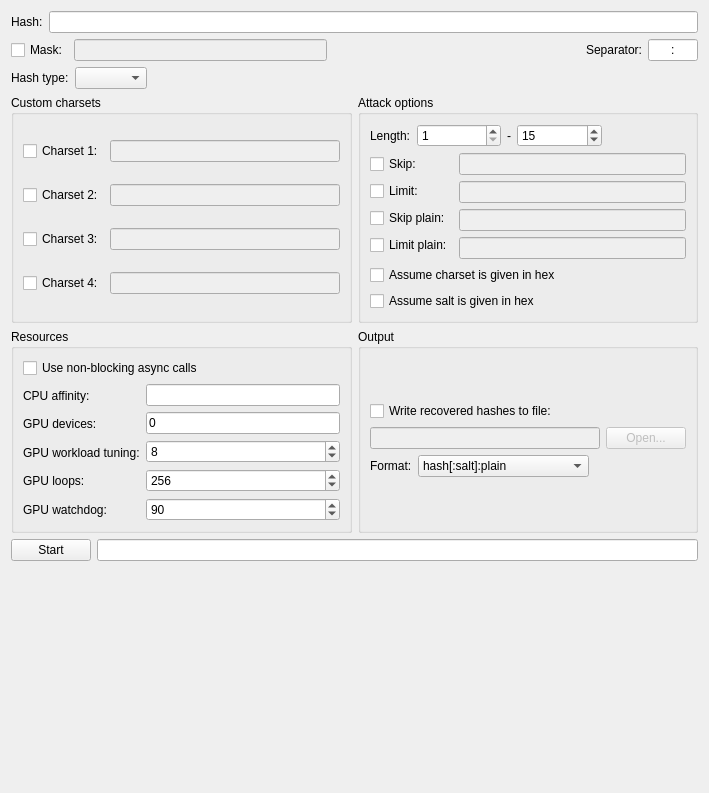
          <widget class="QWidget" name="scrollAreaWidgetContents_3">
           <property name="geometry">
            <rect>
             <x>0</x>
             <y>0</y>
             <width>709</width>
             <height>793</height>
            </rect>
           </property>
           <layout class="QVBoxLayout" name="verticalLayout_37">
            <item>
             <layout class="QHBoxLayout" name="horizontalLayout_47">
              <item>
               <widget class="QLabel" name="label_oclhclite_hash">
                <property name="text">
                 <string>Hash:</string>
                </property>
               </widget>
              </item>
              <item>
               <widget class="QLineEdit" name="lineEdit_oclhclite_hash">
                <property name="enabled">
                 <bool>true</bool>
                </property>
                <property name="text">
                 <string/>
                </property>
                <property name="readOnly">
                 <bool>false</bool>
                </property>
               </widget>
              </item>
             </layout>
            </item>
            <item>
             <layout class="QHBoxLayout" name="horizontalLayout_19">
              <item>
               <widget class="QCheckBox" name="checkBox_oclhclite_mask">
                <property name="text">
                 <string>Mask:</string>
                </property>
               </widget>
              </item>
              <item>
               <widget class="QLineEdit" name="lineEdit_oclhclite_mask">
                <property name="enabled">
                 <bool>false</bool>
                </property>
                <property name="toolTip">
                 <string>Built-in charsets:

  ?l = abcdefghijklmnopqrstuvwxyz
  ?u = ABCDEFGHIJKLMNOPQRSTUVWXYZ
  ?d = 0123456789
  ?s =  !&quot;#$%&amp;'()*+,-./:;&lt;=&gt;?@[\]^_`{|}~
  ?h = 8 bit characters from 0xc0 - 0xff
  ?D = 8 bit characters from german alphabet
  ?F = 8 bit characters from french alphabet
  ?R = 8 bit characters from russian alphabet</string>
                </property>
                <property name="text">
                 <string/>
                </property>
                <property name="readOnly">
                 <bool>false</bool>
                </property>
               </widget>
              </item>
              <item>
               <spacer name="horizontalSpacer">
                <property name="orientation">
                 <enum>Qt::Horizontal</enum>
                </property>
                <property name="sizeHint" stdset="0">
                 <size>
                  <width>40</width>
                  <height>20</height>
                 </size>
                </property>
               </spacer>
              </item>
              <item>
               <widget class="QLabel" name="label_oclhclite_separator">
                <property name="text">
                 <string>Separator:</string>
                </property>
               </widget>
              </item>
              <item>
               <widget class="QLineEdit" name="lineEdit_oclhclite_separator">
                <property name="sizePolicy">
                 <sizepolicy hsizetype="Fixed" vsizetype="Preferred">
                  <horstretch>0</horstretch>
                  <verstretch>0</verstretch>
                 </sizepolicy>
                </property>
                <property name="maximumSize">
                 <size>
                  <width>50</width>
                  <height>16777215</height>
                 </size>
                </property>
                <property name="text">
                 <string>:</string>
                </property>
                <property name="maxLength">
                 <number>1</number>
                </property>
                <property name="frame">
                 <bool>true</bool>
                </property>
                <property name="alignment">
                 <set>Qt::AlignCenter</set>
                </property>
               </widget>
              </item>
             </layout>
            </item>
            <item>
             <layout class="QHBoxLayout" name="horizontalLayout_59">
              <item>
               <widget class="QLabel" name="label_oclhclite_hash_2">
                <property name="sizePolicy">
                 <sizepolicy hsizetype="Preferred" vsizetype="Preferred">
                  <horstretch>0</horstretch>
                  <verstretch>0</verstretch>
                 </sizepolicy>
                </property>
                <property name="text">
                 <string>Hash type:</string>
                </property>
               </widget>
              </item>
              <item>
               <widget class="QComboBox" name="comboBox_oclhclite_hash"/>
              </item>
              <item>
               <spacer name="horizontalSpacer_19">
                <property name="orientation">
                 <enum>Qt::Horizontal</enum>
                </property>
                <property name="sizeHint" stdset="0">
                 <size>
                  <width>40</width>
                  <height>20</height>
                 </size>
                </property>
               </spacer>
              </item>
             </layout>
            </item>
            <item>
             <layout class="QHBoxLayout" name="horizontalLayout_18">
              <item>
               <widget class="QGroupBox" name="groupBox_oclhclite_custom_charset">
                <property name="title">
                 <string>Custom charsets</string>
                </property>
                <layout class="QGridLayout" name="gridLayout_22">
                 <item row="0" column="0">
                  <layout class="QHBoxLayout" name="horizontalLayout_54">
                   <item>
                    <widget class="QCheckBox" name="checkBox_oclhclite_custom1">
                     <property name="text">
                      <string>Charset 1:</string>
                     </property>
                     <property name="checked">
                      <bool>false</bool>
                     </property>
                    </widget>
                   </item>
                   <item>
                    <widget class="QLineEdit" name="lineEdit_oclhclite_custom1">
                     <property name="enabled">
                      <bool>false</bool>
                     </property>
                     <property name="minimumSize">
                      <size>
                       <width>150</width>
                       <height>0</height>
                      </size>
                     </property>
                     <property name="toolTip">
                      <string>Built-in charsets:

  ?l = abcdefghijklmnopqrstuvwxyz
  ?u = ABCDEFGHIJKLMNOPQRSTUVWXYZ
  ?d = 0123456789
  ?s =  !&quot;#$%&amp;'()*+,-./:;&lt;=&gt;?@[\]^_`{|}~
  ?h = 8 bit characters from 0xc0 - 0xff
  ?D = 8 bit characters from german alphabet
  ?F = 8 bit characters from french alphabet
  ?R = 8 bit characters from russian alphabet</string>
                     </property>
                     <property name="text">
                      <string/>
                     </property>
                    </widget>
                   </item>
                  </layout>
                 </item>
                 <item row="1" column="0">
                  <layout class="QHBoxLayout" name="horizontalLayout_55">
                   <item>
                    <widget class="QCheckBox" name="checkBox_oclhclite_custom2">
                     <property name="text">
                      <string>Charset 2:</string>
                     </property>
                     <property name="checked">
                      <bool>false</bool>
                     </property>
                    </widget>
                   </item>
                   <item>
                    <widget class="QLineEdit" name="lineEdit_oclhclite_custom2">
                     <property name="enabled">
                      <bool>false</bool>
                     </property>
                     <property name="minimumSize">
                      <size>
                       <width>150</width>
                       <height>0</height>
                      </size>
                     </property>
                     <property name="toolTip">
                      <string>Built-in charsets:

  ?l = abcdefghijklmnopqrstuvwxyz
  ?u = ABCDEFGHIJKLMNOPQRSTUVWXYZ
  ?d = 0123456789
  ?s =  !&quot;#$%&amp;'()*+,-./:;&lt;=&gt;?@[\]^_`{|}~
  ?h = 8 bit characters from 0xc0 - 0xff
  ?D = 8 bit characters from german alphabet
  ?F = 8 bit characters from french alphabet
  ?R = 8 bit characters from russian alphabet</string>
                     </property>
                     <property name="text">
                      <string/>
                     </property>
                    </widget>
                   </item>
                  </layout>
                 </item>
                 <item row="2" column="0">
                  <layout class="QHBoxLayout" name="horizontalLayout_56">
                   <item>
                    <widget class="QCheckBox" name="checkBox_oclhclite_custom3">
                     <property name="text">
                      <string>Charset 3:</string>
                     </property>
                     <property name="checked">
                      <bool>false</bool>
                     </property>
                    </widget>
                   </item>
                   <item>
                    <widget class="QLineEdit" name="lineEdit_oclhclite_custom3">
                     <property name="enabled">
                      <bool>false</bool>
                     </property>
                     <property name="minimumSize">
                      <size>
                       <width>150</width>
                       <height>0</height>
                      </size>
                     </property>
                     <property name="toolTip">
                      <string>Built-in charsets:

  ?l = abcdefghijklmnopqrstuvwxyz
  ?u = ABCDEFGHIJKLMNOPQRSTUVWXYZ
  ?d = 0123456789
  ?s =  !&quot;#$%&amp;'()*+,-./:;&lt;=&gt;?@[\]^_`{|}~
  ?h = 8 bit characters from 0xc0 - 0xff
  ?D = 8 bit characters from german alphabet
  ?F = 8 bit characters from french alphabet
  ?R = 8 bit characters from russian alphabet</string>
                     </property>
                     <property name="text">
                      <string/>
                     </property>
                    </widget>
                   </item>
                  </layout>
                 </item>
                 <item row="3" column="0">
                  <layout class="QHBoxLayout" name="horizontalLayout_57">
                   <item>
                    <widget class="QCheckBox" name="checkBox_oclhclite_custom4">
                     <property name="text">
                      <string>Charset 4:</string>
                     </property>
                    </widget>
                   </item>
                   <item>
                    <widget class="QLineEdit" name="lineEdit_oclhclite_custom4">
                     <property name="enabled">
                      <bool>false</bool>
                     </property>
                     <property name="minimumSize">
                      <size>
                       <width>150</width>
                       <height>0</height>
                      </size>
                     </property>
                     <property name="toolTip">
                      <string>Built-in charsets:

  ?l = abcdefghijklmnopqrstuvwxyz
  ?u = ABCDEFGHIJKLMNOPQRSTUVWXYZ
  ?d = 0123456789
  ?s =  !&quot;#$%&amp;'()*+,-./:;&lt;=&gt;?@[\]^_`{|}~
  ?h = 8 bit characters from 0xc0 - 0xff
  ?D = 8 bit characters from german alphabet
  ?F = 8 bit characters from french alphabet
  ?R = 8 bit characters from russian alphabet</string>
                     </property>
                    </widget>
                   </item>
                  </layout>
                 </item>
                </layout>
               </widget>
              </item>
              <item>
               <widget class="QGroupBox" name="groupBox_oclhclite_attack_options">
                <property name="title">
                 <string>Attack options</string>
                </property>
                <layout class="QVBoxLayout" name="verticalLayout_14">
                 <item>
                  <layout class="QHBoxLayout" name="horizontalLayout_53">
                   <item>
                    <widget class="QLabel" name="label_oclhclite_password">
                     <property name="text">
                      <string>Length:</string>
                     </property>
                    </widget>
                   </item>
                   <item>
                    <widget class="QSpinBox" name="spinBox_oclhclite_password_min">
                     <property name="sizePolicy">
                      <sizepolicy hsizetype="Expanding" vsizetype="Fixed">
                       <horstretch>0</horstretch>
                       <verstretch>0</verstretch>
                      </sizepolicy>
                     </property>
                     <property name="minimum">
                      <number>1</number>
                     </property>
                     <property name="maximum">
                      <number>15</number>
                     </property>
                     <property name="value">
                      <number>1</number>
                     </property>
                    </widget>
                   </item>
                   <item>
                    <widget class="QLabel" name="label_oclhclite_password_to">
                     <property name="text">
                      <string>-</string>
                     </property>
                    </widget>
                   </item>
                   <item>
                    <widget class="QSpinBox" name="spinBox_oclhclite_password_max">
                     <property name="sizePolicy">
                      <sizepolicy hsizetype="Expanding" vsizetype="Fixed">
                       <horstretch>0</horstretch>
                       <verstretch>0</verstretch>
                      </sizepolicy>
                     </property>
                     <property name="minimum">
                      <number>4</number>
                     </property>
                     <property name="maximum">
                      <number>55</number>
                     </property>
                     <property name="value">
                      <number>15</number>
                     </property>
                    </widget>
                   </item>
                   <item>
                    <spacer name="horizontalSpacer_18">
                     <property name="orientation">
                      <enum>Qt::Horizontal</enum>
                     </property>
                     <property name="sizeHint" stdset="0">
                      <size>
                       <width>40</width>
                       <height>20</height>
                      </size>
                     </property>
                    </spacer>
                   </item>
                  </layout>
                 </item>
                 <item>
                  <layout class="QHBoxLayout" name="horizontalLayout_10">
                   <item>
                    <layout class="QVBoxLayout" name="verticalLayout_19">
                     <item>
                      <widget class="QCheckBox" name="checkBox_oclhclite_skip">
                       <property name="text">
                        <string>Skip:</string>
                       </property>
                      </widget>
                     </item>
                     <item>
                      <widget class="QCheckBox" name="checkBox_oclhclite_limit">
                       <property name="text">
                        <string>Limit:</string>
                       </property>
                      </widget>
                     </item>
                     <item>
                      <widget class="QCheckBox" name="checkBox_oclhclite_skip_plain">
                       <property name="text">
                        <string>Skip plain:</string>
                       </property>
                      </widget>
                     </item>
                     <item>
                      <widget class="QCheckBox" name="checkBox_oclhclite_limit_plain">
                       <property name="text">
                        <string>Limit plain:</string>
                       </property>
                      </widget>
                     </item>
                    </layout>
                   </item>
                   <item>
                    <layout class="QVBoxLayout" name="verticalLayout_21">
                     <item>
                      <widget class="QLineEdit" name="lineEdit_oclhclite_skip">
                       <property name="enabled">
                        <bool>false</bool>
                       </property>
                       <property name="toolTip">
                        <string>start cracking at NUM</string>
                       </property>
                      </widget>
                     </item>
                     <item>
                      <widget class="QLineEdit" name="lineEdit_oclhclite_limit">
                       <property name="enabled">
                        <bool>false</bool>
                       </property>
                       <property name="toolTip">
                        <string>abort cracking at NUM</string>
                       </property>
                      </widget>
                     </item>
                     <item>
                      <widget class="QLineEdit" name="lineEdit_oclhclite_skip_plain">
                       <property name="enabled">
                        <bool>false</bool>
                       </property>
                       <property name="toolTip">
                        <string>start cracking at STR</string>
                       </property>
                      </widget>
                     </item>
                     <item>
                      <widget class="QLineEdit" name="lineEdit_oclhclite_limit_plain">
                       <property name="enabled">
                        <bool>false</bool>
                       </property>
                       <property name="toolTip">
                        <string>abort cracking at STR</string>
                       </property>
                      </widget>
                     </item>
                    </layout>
                   </item>
                  </layout>
                 </item>
                 <item>
                  <widget class="QCheckBox" name="checkBox_oclhclite_hex_hash">
                   <property name="text">
                    <string>Assume charset is given in hex</string>
                   </property>
                  </widget>
                 </item>
                 <item>
                  <widget class="QCheckBox" name="checkBox_oclhclite_hex_salt">
                   <property name="text">
                    <string>Assume salt is given in hex</string>
                   </property>
                  </widget>
                 </item>
                </layout>
               </widget>
              </item>
             </layout>
            </item>
            <item>
             <layout class="QHBoxLayout" name="horizontalLayout_52">
              <item>
               <widget class="QGroupBox" name="groupBox_oclhclite_resources">
                <property name="title">
                 <string>Resources</string>
                </property>
                <layout class="QGridLayout" name="gridLayout_20">
                 <item row="1" column="0">
                  <layout class="QHBoxLayout" name="horizontalLayout_51">
                   <item>
                    <layout class="QVBoxLayout" name="verticalLayout_30">
                     <item>
                      <widget class="QLabel" name="label_oclhclite_cpu_affinity">
                       <property name="text">
                        <string>CPU affinity:</string>
                       </property>
                      </widget>
                     </item>
                     <item>
                      <widget class="QLabel" name="label_oclhclite_devices">
                       <property name="text">
                        <string>GPU devices:</string>
                       </property>
                      </widget>
                     </item>
                     <item>
                      <widget class="QLabel" name="label_oclhclite_accel">
                       <property name="text">
                        <string>GPU workload tuning:</string>
                       </property>
                      </widget>
                     </item>
                     <item>
                      <widget class="QLabel" name="label_oclhclite_loops">
                       <property name="text">
                        <string>GPU loops:</string>
                       </property>
                      </widget>
                     </item>
                     <item>
                      <widget class="QLabel" name="label_oclhclite_watchdog">
                       <property name="text">
                        <string>GPU watchdog:</string>
                       </property>
                      </widget>
                     </item>
                    </layout>
                   </item>
                   <item>
                    <layout class="QVBoxLayout" name="verticalLayout_31">
                     <item>
                      <widget class="QLineEdit" name="lineEdit_oclhclite_cpu_affinity">
                       <property name="toolTip">
                        <string>locks to CPU devices, seperate with comma</string>
                       </property>
                      </widget>
                     </item>
                     <item>
                      <widget class="QLineEdit" name="lineEdit_oclhclite_devices">
                       <property name="toolTip">
                        <string>devices to use, seperate with comma</string>
                       </property>
                       <property name="text">
                        <string>0</string>
                       </property>
                      </widget>
                     </item>
                     <item>
                      <widget class="QSpinBox" name="spinBox_oclhclite_accel">
                       <property name="toolTip">
                        <string>workload tuning: 1, 8, 40, 80, 160, 400 or 800</string>
                       </property>
                       <property name="maximum">
                        <number>999999999</number>
                       </property>
                       <property name="value">
                        <number>8</number>
                       </property>
                      </widget>
                     </item>
                     <item>
                      <widget class="QSpinBox" name="spinBox_oclhclite_loops">
                       <property name="maximum">
                        <number>999999999</number>
                       </property>
                       <property name="value">
                        <number>256</number>
                       </property>
                      </widget>
                     </item>
                     <item>
                      <widget class="QSpinBox" name="spinBox_oclhclite_watchdog">
                       <property name="toolTip">
                        <string>automatically abort session at NUM celsius</string>
                       </property>
                       <property name="maximum">
                        <number>999999999</number>
                       </property>
                       <property name="value">
                        <number>90</number>
                       </property>
                      </widget>
                     </item>
                    </layout>
                   </item>
                  </layout>
                 </item>
                 <item row="0" column="0">
                  <widget class="QCheckBox" name="checkBox_oclhclite_async">
                   <property name="text">
                    <string>Use non-blocking async calls</string>
                   </property>
                  </widget>
                 </item>
                </layout>
               </widget>
              </item>
              <item>
               <widget class="QGroupBox" name="groupBox_oclhclite_output">
                <property name="title">
                 <string>Output</string>
                </property>
                <layout class="QVBoxLayout" name="verticalLayout_29">
                 <item>
                  <layout class="QVBoxLayout" name="verticalLayout_8">
                   <item>
                    <widget class="QCheckBox" name="checkBox_oclhclite_outfile">
                     <property name="enabled">
                      <bool>true</bool>
                     </property>
                     <property name="text">
                      <string>Write recovered hashes to file:</string>
                     </property>
                    </widget>
                   </item>
                   <item>
                    <layout class="QHBoxLayout" name="horizontalLayout_62">
                     <item>
                      <widget class="QLineEdit" name="lineEdit_oclhclite_outfile">
                       <property name="enabled">
                        <bool>false</bool>
                       </property>
                       <property name="toolTip">
                        <string>Built-in variables:

  &lt;hash&gt; = current hash filename or hash
  &lt;unixtime&gt; = current unix timestamp</string>
                       </property>
                       <property name="text">
                        <string/>
                       </property>
                      </widget>
                     </item>
                     <item>
                      <widget class="QPushButton" name="pushButton_oclhclite_output">
                       <property name="enabled">
                        <bool>false</bool>
                       </property>
                       <property name="text">
                        <string>Open...</string>
                       </property>
                      </widget>
                     </item>
                    </layout>
                   </item>
                   <item>
                    <layout class="QHBoxLayout" name="horizontalLayout_50">
                     <item>
                      <widget class="QLabel" name="label_oclhclite_outfile_format">
                       <property name="enabled">
                        <bool>true</bool>
                       </property>
                       <property name="text">
                        <string>Format:</string>
                       </property>
                       <property name="alignment">
                        <set>Qt::AlignLeading|Qt::AlignLeft|Qt::AlignVCenter</set>
                       </property>
                      </widget>
                     </item>
                     <item>
                      <widget class="QComboBox" name="comboBox_oclhclite_outfile_format">
                       <property name="enabled">
                        <bool>true</bool>
                       </property>
                       <property name="sizePolicy">
                        <sizepolicy hsizetype="Expanding" vsizetype="Fixed">
                         <horstretch>0</horstretch>
                         <verstretch>0</verstretch>
                        </sizepolicy>
                       </property>
                       <property name="currentIndex">
                        <number>2</number>
                       </property>
                       <item>
                        <property name="text">
                         <string>hash[:salt]</string>
                        </property>
                       </item>
                       <item>
                        <property name="text">
                         <string>plain</string>
                        </property>
                       </item>
                       <item>
                        <property name="text">
                         <string>hash[:salt]:plain</string>
                        </property>
                       </item>
                       <item>
                        <property name="text">
                         <string>hex_plain</string>
                        </property>
                       </item>
                       <item>
                        <property name="text">
                         <string>hash[:salt]:hex_plain</string>
                        </property>
                       </item>
                       <item>
                        <property name="text">
                         <string>plain:hex_plain</string>
                        </property>
                       </item>
                       <item>
                        <property name="text">
                         <string>hash[:salt]:plain:hex_plain</string>
                        </property>
                       </item>
                      </widget>
                     </item>
                     <item>
                      <spacer name="horizontalSpacer_17">
                       <property name="orientation">
                        <enum>Qt::Horizontal</enum>
                       </property>
                       <property name="sizeHint" stdset="0">
                        <size>
                         <width>40</width>
                         <height>20</height>
                        </size>
                       </property>
                      </spacer>
                     </item>
                    </layout>
                   </item>
                  </layout>
                 </item>
                </layout>
               </widget>
              </item>
             </layout>
            </item>
            <item>
             <layout class="QHBoxLayout" name="horizontalLayout_60">
              <item>
               <widget class="QPushButton" name="pushButton_oclhclite_execute">
                <property name="text">
                 <string>Start</string>
                </property>
               </widget>
              </item>
              <item>
               <widget class="QLineEdit" name="lineEdit_oclhclite_command">
                <property name="readOnly">
                 <bool>true</bool>
                </property>
               </widget>
              </item>
             </layout>
            </item>
            <item>
             <spacer name="verticalSpacer_2">
              <property name="orientation">
               <enum>Qt::Vertical</enum>
              </property>
              <property name="sizeHint" stdset="0">
               <size>
                <width>20</width>
                <height>40</height>
               </size>
              </property>
             </spacer>
            </item>
           </layout>
          </widget>
